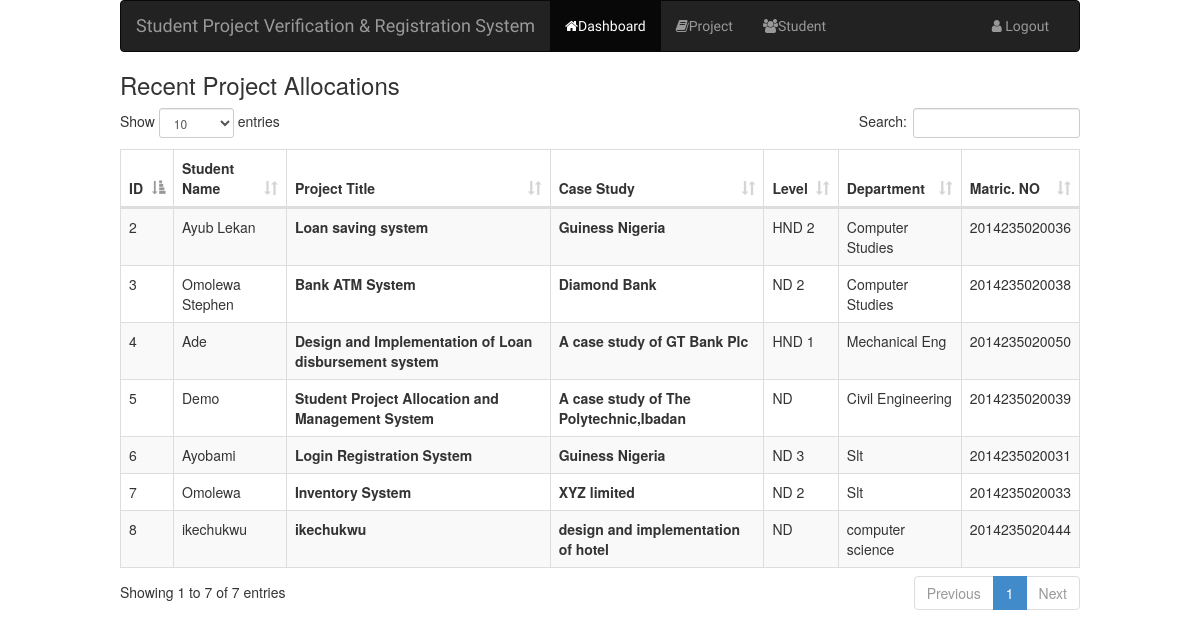
Page /dashboard.php on the committed database.
### tables this page shows
CREATE TABLE IF NOT EXISTS `student` (
  `id` int(11) NOT NULL AUTO_INCREMENT,
  `name` varchar(255) NOT NULL,
  `department` varchar(50) NOT NULL,
  `level` varchar(50) NOT NULL,
  `matric` varchar(50) NOT NULL,
  `date` date NOT NULL,
  `project_id` int(11) NOT NULL,
  PRIMARY KEY (`id`)
);

CREATE TABLE IF NOT EXISTS `project` (
  `id` int(11) NOT NULL AUTO_INCREMENT,
  `project_name` varchar(255) NOT NULL,
  `project_case` varchar(255) NOT NULL,
  `project_level` varchar(50) NOT NULL,
  `allocation` tinyint(1) NOT NULL DEFAULT '0',
  PRIMARY KEY (`id`)
);

### dashboard.php (the view, shortened to what this page needs)
<?php require 'init.php'; ?>
<?php include 'head.php'; ?>
<body>
<?php include 'dashboard_navbar.php'; ?>
<h3>Recent Project Allocations</h3>
<div class="table-responsive">
	<table class="table table-bordered table-striped table-hover project_table">
		<thead>
			<tr>
				<th>ID</th>
				<th>Student Name</th>
				<th>Project Title</th>
				<th>Case Study</th>
				<th>Level</th>
				<th>Department</th>
				<th>Matric. NO</th>
			</tr>
		</thead>
		<tbody>
			<?php
             $query = $db->query("SELECT * FROM student");
             $rows = $query->fetchAll(PDO::FETCH_OBJ);
             foreach($rows as $row){
               $name = $row->name;
               $matric = $row->matric;
               $level = $row->level;
               $department = $row->department;
               $project_id = $row->project_id;
               $id = $row->id;
               $run = $db->query("SELECT project_name,project_case FROM project WHERE id = '$project_id'");
               $run_rows = $run->fetchAll(PDO::FETCH_OBJ);
               foreach($run_rows as $runrow){
                  $case = $runrow->project_case;
                  $title = $runrow->project_name;
               ?>
               <tr>
               	<td><?php echo $id; ?></td>
               	<td><?php echo $name; ?></td>
               	<td class="text-bold"><?php echo $title; ?></td>
               	<td class="text-bold"><?php echo $case; ?></td>
               	<td><?php echo $level; ?></td>
               	<td><?php echo $department; ?></td>
               	<td><?php echo $matric; ?></td>
               </tr>
               <?php
               }
             }
			?>
		</tbody>
	</table>
</div>
<?php include 'footer.php'; ?>

### head.php (shortened to what this page needs)
<!DOCTYPE html>
<html>
<head>
	<link rel="stylesheet" type="text/css" href="css/bootstrap/css/bootstrap.min.css">
	<link rel="stylesheet" type="text/css" href="css/style.css">
	<link rel="stylesheet" type="text/css" href="css/jquery.jgrowl.min.css" />
	 <link rel="stylesheet" type="text/css" href="css/font-awesome-4.7.0/css/font-awesome.min.css">
	<link rel="stylesheet" type="text/css" href="css/dataTables.bootstrap.min.css">
	 <link rel="stylesheet" type="text/css" href="css/font-awesome-4.7.0/css/font-awesome.min.css">
</head>

### dashboard_navbar.php (shortened to what this page needs)
<nav class="navbar navbar-inverse">
  <div class="container-fluid">
    <div class="navbar-header">
      <a class="navbar-brand"><?php echo PROJECT_NAME;?></a>
    </div>
    <div class="collapse navbar-collapse" id="myNavbar">
      <ul class="nav navbar-nav">
        <li class="active"><a href="dashboard.php"><i class="fa fa-home"></i>Dashboard</a></li>
        <li><a href="create-project.php"><i class="fa fa-book"></i>Project</a></li>
        <li><a href="create-student.php"><i class="fa fa-users"></i>Student</a></li>
      </ul>
      <ul class="nav navbar-nav navbar-right">
        <li><a href="logout.php"><span class="fa fa-user"></span> Logout</a></li>
      </ul>
    </div>
  </div>
</nav>

### footer.php (shortened to what this page needs)
</body>
</html>

### css/style.css (style rules this page uses)
body { width: 80%; margin-left: 10%; }
nav { font-family: 'Asap Condensed', sans-serif; }
.text-bold { font-weight: bold; }

### rows in the picture
student: id "3", name "Omolewa Stephen", level "ND 2", department "Computer Studies", matric "2014235020038"
project: project_name "Bank ATM System", project_case "Diamond Bank"
student: id "2", name "Ayub Lekan", level "HND 2", department "Computer Studies", matric "2014235020036"
project: project_name "Loan saving system", project_case "Guiness Nigeria"
student: id "4", name "Ade", level "HND 1", department "Mechanical Eng", matric "2014235020050"
project: project_name "Design and Implementation of Loan disbursement system", project_case "A case study of GT Bank Plc"
student: id "5", name "Demo", level "ND", department "Civil Engineering", matric "2014235020039"
project: project_name "Student Project Allocation and Management System", project_case "A case study of The Polytechnic,Ibadan"
student: id "6", name "Ayobami", level "ND 3", department "Slt", matric "2014235020031"
project: project_name "Login Registration System", project_case "Guiness Nigeria"
student: id "7", name "Omolewa", level "ND 2", department "Slt", matric "2014235020033"
project: project_name "Inventory System", project_case "XYZ limited"
student: id "8", name "ikechukwu", level "ND", department "computer science", matric "2014235020444"
project: project_name "ikechukwu", project_case "design and implementation of hotel"

### other values in the picture
PROJECT_NAME "Student Project Verification & Registration System"
